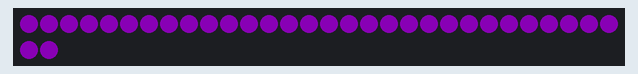
Recording of a sketch running on a simulated Arduino Uno, built with avr-gcc and run on an emulated ATmega328P. On the bench: 32 RGB LEDs in strip order, left to right, continuing on the next row. Dim RGB values are drawn brighter than linear.

Above: at 0.1 s.
At 1.1 s:
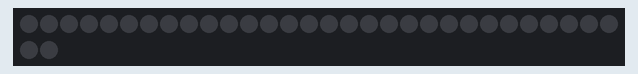

The sketch:

Sample_Step2.ino
```cpp
/*
 * Wired Wizards 2017 LED example code level 2: Advanced Timing!
 * by Benjamin Davis
 *
 * This version is intended to be the third step into the Arduino/NeoPixel environment.
 *
 * Why:
 * Because our robot may have more than one strip, or may need to do multiple things at the same time, we don't want to use delay(time).
 *
 * The NeoPixel library is critical to this code. This can be installed following the instructions at https://learn.adafruit.com/adafruit-neopixel-uberguide/arduino-library-installation.
 *
 */


#include <Adafruit_NeoPixel.h> //adds the neopixel library to the code. This library handles the data going to the strip.

void blink(int r, int g, int b, int wait); //Prototype of the blink function.

Adafruit_NeoPixel blinky = Adafruit_NeoPixel(32, 6, NEO_GRB + NEO_KHZ800); // creates an Adafruit_NeoPixel named "blinky" 32 pixels long, on pin 6. The NEO_GRB + NEO_KHZ800 is magical stuff that the Neopixels library needs to operate.

int red = 48; //these values determine the color being used.
int green = 0; // these values go from 0 to 255, 0 being off and 255 being full power: Full Power is Very Bright!
int blue = 64; //the colors combine to create a single, RGB color.
int frameLength = 1000;

void setup() {
  // put your setup code here, to run once:
  blinky.begin(); // starts the strip running.
  blinky.show(); //displays the default color, all black.
}

void loop() {
  // put your main code here, to run repeatedly:
  blink (red, green, blue, frameLength); //blinks the led once on and off.

  blinky.show(); //because the code doesn't have to wait on any delays, we will put this at the end of the code, after all of the changes have been made.
}

void blink(int r, int g, int b, int wait)
{
  static unsigned long startTime = millis(); //gets the current processor time, in milliseconds, and makes it static, meaning the value will stay not reset every time we call the function.
  int frame = (millis() - startTime)/wait; //Calculates which frame of the animation we are on by taking the time elapsed and dividing by how long each frame should be.
  frame %= 2; //evaluates the remainder of frame / 2, then saves that value to frame. This means that odd numbers will return 1, and even numbers will return 0.
  if(frame == 0){ // the "==" means is egual to, and is used as a comparison. A single "=" would set the value of frame to 0. Not what you want!
    for(int i = 0; i < blinky.numPixels(); i++){ //starts at pixel 0, then adds one until you reach the end of the strip.
      blinky.setPixelColor(i, r, g, b); //paints pixel "i" according the the color values (the last three parameters in setPixelColor).
    }
  } else { // if (frame != 0). this runs if the above condition is not satisfied. Becuase frame will either be equal to
    for(int i = 0; i < blinky.numPixels(); i++){ //steps through each pixel
      blinky.setPixelColor(i, 0, 0, 0); //and sets them to off (black).
    }
  }
}
```

Measured:
- what the display in image 1 shows lasts 1.0 s, from 1.0 s to 2.0 s
